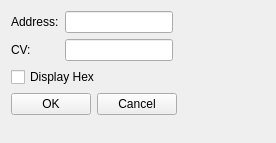
<?xml version="1.0" encoding="UTF-8"?>
<ui version="4.0">
 <class>QueryCvDialog</class>
 <widget class="QWidget" name="QueryCvDialog">
  <property name="geometry">
   <rect>
    <x>0</x>
    <y>0</y>
    <width>276</width>
    <height>143</height>
   </rect>
  </property>
  <property name="windowTitle">
   <string>Query Cv</string>
  </property>
  <layout class="QFormLayout" name="formLayout">
   <item row="0" column="0">
    <layout class="QGridLayout" name="gridLayout">
     <item row="0" column="0">
      <widget class="QLabel" name="lblUnitAddr">
       <property name="text">
        <string>Address:</string>
       </property>
      </widget>
     </item>
     <item row="0" column="1">
      <widget class="QLineEdit" name="edAddress"/>
     </item>
     <item row="1" column="0">
      <widget class="QLabel" name="label_2">
       <property name="text">
        <string>CV:</string>
       </property>
      </widget>
     </item>
     <item row="1" column="1">
      <widget class="QLineEdit" name="edCv"/>
     </item>
    </layout>
   </item>
   <item row="2" column="0">
    <layout class="QHBoxLayout" name="horizontalLayout">
     <item>
      <widget class="QPushButton" name="btnOK">
       <property name="text">
        <string>OK</string>
       </property>
      </widget>
     </item>
     <item>
      <widget class="QPushButton" name="btnCancel">
       <property name="text">
        <string>Cancel</string>
       </property>
      </widget>
     </item>
    </layout>
   </item>
   <item row="1" column="0">
    <widget class="QCheckBox" name="chkHex">
     <property name="text">
      <string>Display Hex</string>
     </property>
    </widget>
   </item>
  </layout>
 </widget>
 <resources/>
 <connections/>
</ui>
